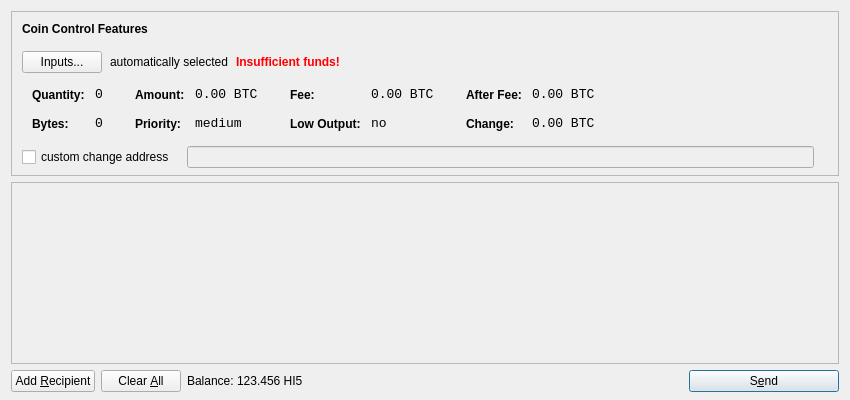
<?xml version="1.0" encoding="UTF-8"?>
<ui version="4.0">
 <class>SendCoinsDialog</class>
 <widget class="QDialog" name="SendCoinsDialog">
  <property name="geometry">
   <rect>
    <x>0</x>
    <y>0</y>
    <width>850</width>
    <height>400</height>
   </rect>
  </property>
  <property name="windowTitle">
   <string>Send Coins</string>
  </property>
  <layout class="QVBoxLayout" name="verticalLayout" stretch="0,1,0">
   <property name="bottomMargin">
    <number>8</number>
   </property>
   <item>
    <widget class="QFrame" name="frameCoinControl">
     <property name="sizePolicy">
      <sizepolicy hsizetype="Expanding" vsizetype="Expanding">
       <horstretch>0</horstretch>
       <verstretch>0</verstretch>
      </sizepolicy>
     </property>
     <property name="maximumSize">
      <size>
       <width>16777215</width>
       <height>16777215</height>
      </size>
     </property>
     <property name="frameShape">
      <enum>QFrame::StyledPanel</enum>
     </property>
     <property name="frameShadow">
      <enum>QFrame::Sunken</enum>
     </property>
     <layout class="QVBoxLayout" name="verticalLayoutCoinControl2">
      <property name="spacing">
       <number>-1</number>
      </property>
      <property name="leftMargin">
       <number>0</number>
      </property>
      <property name="topMargin">
       <number>0</number>
      </property>
      <property name="rightMargin">
       <number>0</number>
      </property>
      <property name="bottomMargin">
       <number>6</number>
      </property>
      <item>
       <layout class="QVBoxLayout" name="verticalLayoutCoinControl" stretch="0,0,0,0,1">
        <property name="spacing">
         <number>0</number>
        </property>
        <property name="leftMargin">
         <number>10</number>
        </property>
        <property name="topMargin">
         <number>10</number>
        </property>
        <item>
         <layout class="QHBoxLayout" name="horizontalLayoutCoinControl1">
          <property name="bottomMargin">
           <number>15</number>
          </property>
          <item>
           <widget class="QLabel" name="labelCoinControlFeatures">
            <property name="sizePolicy">
             <sizepolicy hsizetype="Preferred" vsizetype="Maximum">
              <horstretch>0</horstretch>
              <verstretch>0</verstretch>
             </sizepolicy>
            </property>
            <property name="font">
             <font>
              <weight>75</weight>
              <bold>true</bold>
             </font>
            </property>
            <property name="styleSheet">
             <string notr="true">font-weight:bold;</string>
            </property>
            <property name="text">
             <string>Coin Control Features</string>
            </property>
           </widget>
          </item>
         </layout>
        </item>
        <item>
         <layout class="QHBoxLayout" name="horizontalLayoutCoinControl2" stretch="0,0,0,0">
          <property name="spacing">
           <number>8</number>
          </property>
          <property name="bottomMargin">
           <number>10</number>
          </property>
          <item>
           <widget class="QPushButton" name="pushButtonCoinControl">
            <property name="styleSheet">
             <string notr="true"/>
            </property>
            <property name="text">
             <string>Inputs...</string>
            </property>
           </widget>
          </item>
          <item>
           <widget class="QLabel" name="labelCoinControlAutomaticallySelected">
            <property name="text">
             <string>automatically selected</string>
            </property>
            <property name="margin">
             <number>5</number>
            </property>
           </widget>
          </item>
          <item>
           <widget class="QLabel" name="labelCoinControlInsuffFunds">
            <property name="font">
             <font>
              <weight>75</weight>
              <bold>true</bold>
             </font>
            </property>
            <property name="styleSheet">
             <string notr="true">color:red;font-weight:bold;</string>
            </property>
            <property name="text">
             <string>Insufficient funds!</string>
            </property>
            <property name="margin">
             <number>5</number>
            </property>
           </widget>
          </item>
          <item>
           <spacer name="horizontalSpacerCoinControl">
            <property name="orientation">
             <enum>Qt::Horizontal</enum>
            </property>
            <property name="sizeHint" stdset="0">
             <size>
              <width>40</width>
              <height>1</height>
             </size>
            </property>
           </spacer>
          </item>
         </layout>
        </item>
        <item>
         <widget class="QWidget" name="widgetCoinControl" native="true">
          <property name="sizePolicy">
           <sizepolicy hsizetype="Preferred" vsizetype="Preferred">
            <horstretch>0</horstretch>
            <verstretch>0</verstretch>
           </sizepolicy>
          </property>
          <property name="minimumSize">
           <size>
            <width>0</width>
            <height>0</height>
           </size>
          </property>
          <property name="styleSheet">
           <string notr="true"/>
          </property>
          <layout class="QHBoxLayout" name="horizontalLayoutCoinControl5">
           <property name="margin">
            <number>0</number>
           </property>
           <item>
            <layout class="QHBoxLayout" name="horizontalLayoutCoinControl3" stretch="0,0,0,1">
             <property name="spacing">
              <number>20</number>
             </property>
             <property name="topMargin">
              <number>0</number>
             </property>
             <property name="bottomMargin">
              <number>10</number>
             </property>
             <item>
              <layout class="QFormLayout" name="formLayoutCoinControl1">
               <property name="horizontalSpacing">
                <number>10</number>
               </property>
               <property name="verticalSpacing">
                <number>14</number>
               </property>
               <property name="leftMargin">
                <number>10</number>
               </property>
               <property name="topMargin">
                <number>4</number>
               </property>
               <property name="rightMargin">
                <number>6</number>
               </property>
               <item row="0" column="0">
                <widget class="QLabel" name="labelCoinControlQuantityText">
                 <property name="styleSheet">
                  <string notr="true">font-weight:bold;</string>
                 </property>
                 <property name="text">
                  <string>Quantity:</string>
                 </property>
                 <property name="margin">
                  <number>0</number>
                 </property>
                </widget>
               </item>
               <item row="0" column="1">
                <widget class="QLabel" name="labelCoinControlQuantity">
                 <property name="font">
                  <font>
                   <family>Monospace</family>
                   <pointsize>10</pointsize>
                  </font>
                 </property>
                 <property name="cursor">
                  <cursorShape>IBeamCursor</cursorShape>
                 </property>
                 <property name="contextMenuPolicy">
                  <enum>Qt::ActionsContextMenu</enum>
                 </property>
                 <property name="text">
                  <string notr="true">0</string>
                 </property>
                 <property name="margin">
                  <number>0</number>
                 </property>
                 <property name="textInteractionFlags">
                  <set>Qt::LinksAccessibleByMouse|Qt::TextSelectableByKeyboard|Qt::TextSelectableByMouse</set>
                 </property>
                </widget>
               </item>
               <item row="1" column="0">
                <widget class="QLabel" name="labelCoinControlBytesText">
                 <property name="styleSheet">
                  <string notr="true">font-weight:bold;</string>
                 </property>
                 <property name="text">
                  <string>Bytes:</string>
                 </property>
                </widget>
               </item>
               <item row="1" column="1">
                <widget class="QLabel" name="labelCoinControlBytes">
                 <property name="font">
                  <font>
                   <family>Monospace</family>
                   <pointsize>10</pointsize>
                  </font>
                 </property>
                 <property name="cursor">
                  <cursorShape>IBeamCursor</cursorShape>
                 </property>
                 <property name="contextMenuPolicy">
                  <enum>Qt::ActionsContextMenu</enum>
                 </property>
                 <property name="text">
                  <string notr="true">0</string>
                 </property>
                 <property name="textInteractionFlags">
                  <set>Qt::LinksAccessibleByMouse|Qt::TextSelectableByKeyboard|Qt::TextSelectableByMouse</set>
                 </property>
                </widget>
               </item>
              </layout>
             </item>
             <item>
              <layout class="QFormLayout" name="formLayoutCoinControl2">
               <property name="horizontalSpacing">
                <number>10</number>
               </property>
               <property name="verticalSpacing">
                <number>14</number>
               </property>
               <property name="leftMargin">
                <number>6</number>
               </property>
               <property name="topMargin">
                <number>4</number>
               </property>
               <property name="rightMargin">
                <number>6</number>
               </property>
               <item row="0" column="0">
                <widget class="QLabel" name="labelCoinControlAmountText">
                 <property name="styleSheet">
                  <string notr="true">font-weight:bold;</string>
                 </property>
                 <property name="text">
                  <string>Amount:</string>
                 </property>
                 <property name="margin">
                  <number>0</number>
                 </property>
                </widget>
               </item>
               <item row="0" column="1">
                <widget class="QLabel" name="labelCoinControlAmount">
                 <property name="font">
                  <font>
                   <family>Monospace</family>
                   <pointsize>10</pointsize>
                  </font>
                 </property>
                 <property name="cursor">
                  <cursorShape>IBeamCursor</cursorShape>
                 </property>
                 <property name="contextMenuPolicy">
                  <enum>Qt::ActionsContextMenu</enum>
                 </property>
                 <property name="text">
                  <string notr="true">0.00 BTC</string>
                 </property>
                 <property name="textInteractionFlags">
                  <set>Qt::LinksAccessibleByMouse|Qt::TextSelectableByKeyboard|Qt::TextSelectableByMouse</set>
                 </property>
                </widget>
               </item>
               <item row="1" column="0">
                <widget class="QLabel" name="labelCoinControlPriorityText">
                 <property name="styleSheet">
                  <string notr="true">font-weight:bold;</string>
                 </property>
                 <property name="text">
                  <string>Priority:</string>
                 </property>
                </widget>
               </item>
               <item row="1" column="1">
                <widget class="QLabel" name="labelCoinControlPriority">
                 <property name="font">
                  <font>
                   <family>Monospace</family>
                   <pointsize>10</pointsize>
                  </font>
                 </property>
                 <property name="cursor">
                  <cursorShape>IBeamCursor</cursorShape>
                 </property>
                 <property name="contextMenuPolicy">
                  <enum>Qt::ActionsContextMenu</enum>
                 </property>
                 <property name="text">
                  <string>medium</string>
                 </property>
                 <property name="textInteractionFlags">
                  <set>Qt::LinksAccessibleByMouse|Qt::TextSelectableByKeyboard|Qt::TextSelectableByMouse</set>
                 </property>
                </widget>
               </item>
              </layout>
             </item>
             <item>
              <layout class="QFormLayout" name="formLayoutCoinControl3">
               <property name="horizontalSpacing">
                <number>10</number>
               </property>
               <property name="verticalSpacing">
                <number>14</number>
               </property>
               <property name="leftMargin">
                <number>6</number>
               </property>
               <property name="topMargin">
                <number>4</number>
               </property>
               <property name="rightMargin">
                <number>6</number>
               </property>
               <item row="0" column="0">
                <widget class="QLabel" name="labelCoinControlFeeText">
                 <property name="styleSheet">
                  <string notr="true">font-weight:bold;</string>
                 </property>
                 <property name="text">
                  <string>Fee:</string>
                 </property>
                 <property name="margin">
                  <number>0</number>
                 </property>
                </widget>
               </item>
               <item row="0" column="1">
                <widget class="QLabel" name="labelCoinControlFee">
                 <property name="font">
                  <font>
                   <family>Monospace</family>
                   <pointsize>10</pointsize>
                  </font>
                 </property>
                 <property name="cursor">
                  <cursorShape>IBeamCursor</cursorShape>
                 </property>
                 <property name="contextMenuPolicy">
                  <enum>Qt::ActionsContextMenu</enum>
                 </property>
                 <property name="text">
                  <string notr="true">0.00 BTC</string>
                 </property>
                 <property name="textInteractionFlags">
                  <set>Qt::LinksAccessibleByMouse|Qt::TextSelectableByKeyboard|Qt::TextSelectableByMouse</set>
                 </property>
                </widget>
               </item>
               <item row="1" column="0">
                <widget class="QLabel" name="labelCoinControlLowOutputText">
                 <property name="styleSheet">
                  <string notr="true">font-weight:bold;</string>
                 </property>
                 <property name="text">
                  <string>Low Output:</string>
                 </property>
                </widget>
               </item>
               <item row="1" column="1">
                <widget class="QLabel" name="labelCoinControlLowOutput">
                 <property name="font">
                  <font>
                   <family>Monospace</family>
                   <pointsize>10</pointsize>
                  </font>
                 </property>
                 <property name="cursor">
                  <cursorShape>IBeamCursor</cursorShape>
                 </property>
                 <property name="contextMenuPolicy">
                  <enum>Qt::ActionsContextMenu</enum>
                 </property>
                 <property name="text">
                  <string>no</string>
                 </property>
                 <property name="textInteractionFlags">
                  <set>Qt::LinksAccessibleByMouse|Qt::TextSelectableByKeyboard|Qt::TextSelectableByMouse</set>
                 </property>
                </widget>
               </item>
              </layout>
             </item>
             <item>
              <layout class="QFormLayout" name="formLayoutCoinControl4">
               <property name="horizontalSpacing">
                <number>10</number>
               </property>
               <property name="verticalSpacing">
                <number>14</number>
               </property>
               <property name="leftMargin">
                <number>6</number>
               </property>
               <property name="topMargin">
                <number>4</number>
               </property>
               <property name="rightMargin">
                <number>6</number>
               </property>
               <item row="0" column="0">
                <widget class="QLabel" name="labelCoinControlAfterFeeText">
                 <property name="styleSheet">
                  <string notr="true">font-weight:bold;</string>
                 </property>
                 <property name="text">
                  <string>After Fee:</string>
                 </property>
                 <property name="margin">
                  <number>0</number>
                 </property>
                </widget>
               </item>
               <item row="0" column="1">
                <widget class="QLabel" name="labelCoinControlAfterFee">
                 <property name="font">
                  <font>
                   <family>Monospace</family>
                   <pointsize>10</pointsize>
                  </font>
                 </property>
                 <property name="cursor">
                  <cursorShape>IBeamCursor</cursorShape>
                 </property>
                 <property name="contextMenuPolicy">
                  <enum>Qt::ActionsContextMenu</enum>
                 </property>
                 <property name="text">
                  <string notr="true">0.00 BTC</string>
                 </property>
                 <property name="textInteractionFlags">
                  <set>Qt::LinksAccessibleByMouse|Qt::TextSelectableByKeyboard|Qt::TextSelectableByMouse</set>
                 </property>
                </widget>
               </item>
               <item row="1" column="0">
                <widget class="QLabel" name="labelCoinControlChangeText">
                 <property name="styleSheet">
                  <string notr="true">font-weight:bold;</string>
                 </property>
                 <property name="text">
                  <string>Change:</string>
                 </property>
                </widget>
               </item>
               <item row="1" column="1">
                <widget class="QLabel" name="labelCoinControlChange">
                 <property name="font">
                  <font>
                   <family>Monospace</family>
                   <pointsize>10</pointsize>
                  </font>
                 </property>
                 <property name="cursor">
                  <cursorShape>IBeamCursor</cursorShape>
                 </property>
                 <property name="contextMenuPolicy">
                  <enum>Qt::ActionsContextMenu</enum>
                 </property>
                 <property name="text">
                  <string notr="true">0.00 BTC</string>
                 </property>
                 <property name="textInteractionFlags">
                  <set>Qt::LinksAccessibleByMouse|Qt::TextSelectableByKeyboard|Qt::TextSelectableByMouse</set>
                 </property>
                </widget>
               </item>
              </layout>
             </item>
            </layout>
           </item>
          </layout>
         </widget>
        </item>
        <item>
         <layout class="QHBoxLayout" name="horizontalLayoutCoinControl4" stretch="0,0,0">
          <property name="spacing">
           <number>12</number>
          </property>
          <property name="sizeConstraint">
           <enum>QLayout::SetDefaultConstraint</enum>
          </property>
          <property name="topMargin">
           <number>5</number>
          </property>
          <property name="rightMargin">
           <number>5</number>
          </property>
          <item>
           <widget class="QCheckBox" name="checkBoxCoinControlChange">
            <property name="text">
             <string>custom change address</string>
            </property>
           </widget>
          </item>
          <item>
           <widget class="QLineEdit" name="lineEditCoinControlChange">
            <property name="enabled">
             <bool>false</bool>
            </property>
            <property name="sizePolicy">
             <sizepolicy hsizetype="Expanding" vsizetype="Fixed">
              <horstretch>0</horstretch>
              <verstretch>0</verstretch>
             </sizepolicy>
            </property>
           </widget>
          </item>
          <item>
           <widget class="QLabel" name="labelCoinControlChangeLabel">
            <property name="sizePolicy">
             <sizepolicy hsizetype="Preferred" vsizetype="Expanding">
              <horstretch>0</horstretch>
              <verstretch>0</verstretch>
             </sizepolicy>
            </property>
            <property name="minimumSize">
             <size>
              <width>0</width>
              <height>0</height>
             </size>
            </property>
            <property name="text">
             <string/>
            </property>
            <property name="margin">
             <number>3</number>
            </property>
           </widget>
          </item>
         </layout>
        </item>
        <item>
         <spacer name="verticalSpacerCoinControl">
          <property name="orientation">
           <enum>Qt::Vertical</enum>
          </property>
          <property name="sizeHint" stdset="0">
           <size>
            <width>800</width>
            <height>1</height>
           </size>
          </property>
         </spacer>
        </item>
       </layout>
      </item>
     </layout>
    </widget>
   </item>
   <item>
    <widget class="QScrollArea" name="scrollArea">
     <property name="widgetResizable">
      <bool>true</bool>
     </property>
     <widget class="QWidget" name="scrollAreaWidgetContents">
      <property name="geometry">
       <rect>
        <x>0</x>
        <y>0</y>
        <width>830</width>
        <height>165</height>
       </rect>
      </property>
      <layout class="QVBoxLayout" name="verticalLayout_2">
       <property name="margin">
        <number>0</number>
       </property>
       <item>
        <layout class="QVBoxLayout" name="entries">
         <property name="spacing">
          <number>6</number>
         </property>
        </layout>
       </item>
       <item>
        <spacer name="verticalSpacer">
         <property name="orientation">
          <enum>Qt::Vertical</enum>
         </property>
         <property name="sizeHint" stdset="0">
          <size>
           <width>20</width>
           <height>40</height>
          </size>
         </property>
        </spacer>
       </item>
      </layout>
     </widget>
    </widget>
   </item>
   <item>
    <layout class="QHBoxLayout" name="horizontalLayout">
     <item>
      <widget class="QPushButton" name="addButton">
       <property name="toolTip">
        <string>Send to multiple recipients at once</string>
       </property>
       <property name="text">
        <string>Add &amp;Recipient</string>
       </property>
       <property name="icon">
        <iconset resource="../bitcoin.qrc">
         <normaloff>:/icons/add</normaloff>:/icons/add</iconset>
       </property>
       <property name="autoDefault">
        <bool>false</bool>
       </property>
      </widget>
     </item>
     <item>
      <widget class="QPushButton" name="clearButton">
       <property name="sizePolicy">
        <sizepolicy hsizetype="Minimum" vsizetype="Fixed">
         <horstretch>0</horstretch>
         <verstretch>0</verstretch>
        </sizepolicy>
       </property>
       <property name="toolTip">
        <string>Remove all transaction fields</string>
       </property>
       <property name="text">
        <string>Clear &amp;All</string>
       </property>
       <property name="icon">
        <iconset resource="../bitcoin.qrc">
         <normaloff>:/icons/remove</normaloff>:/icons/remove</iconset>
       </property>
       <property name="autoRepeatDelay">
        <number>300</number>
       </property>
       <property name="autoDefault">
        <bool>false</bool>
       </property>
      </widget>
     </item>
     <item>
      <layout class="QHBoxLayout" name="horizontalLayout_2">
       <property name="spacing">
        <number>3</number>
       </property>
       <item>
        <widget class="QLabel" name="label">
         <property name="text">
          <string>Balance:</string>
         </property>
        </widget>
       </item>
       <item>
        <widget class="QLabel" name="labelBalance">
         <property name="cursor">
          <cursorShape>IBeamCursor</cursorShape>
         </property>
         <property name="text">
          <string>123.456 HI5</string>
         </property>
         <property name="textInteractionFlags">
          <set>Qt::LinksAccessibleByMouse|Qt::TextSelectableByKeyboard|Qt::TextSelectableByMouse</set>
         </property>
        </widget>
       </item>
      </layout>
     </item>
     <item>
      <spacer name="horizontalSpacer">
       <property name="orientation">
        <enum>Qt::Horizontal</enum>
       </property>
       <property name="sizeHint" stdset="0">
        <size>
         <width>40</width>
         <height>20</height>
        </size>
       </property>
      </spacer>
     </item>
     <item>
      <widget class="QPushButton" name="sendButton">
       <property name="minimumSize">
        <size>
         <width>150</width>
         <height>0</height>
        </size>
       </property>
       <property name="toolTip">
        <string>Confirm the send action</string>
       </property>
       <property name="text">
        <string>S&amp;end</string>
       </property>
       <property name="icon">
        <iconset resource="../bitcoin.qrc">
         <normaloff>:/icons/send</normaloff>:/icons/send</iconset>
       </property>
       <property name="default">
        <bool>true</bool>
       </property>
      </widget>
     </item>
    </layout>
   </item>
  </layout>
 </widget>
 <resources>
  <include location="../bitcoin.qrc"/>
 </resources>
 <connections/>
</ui>
